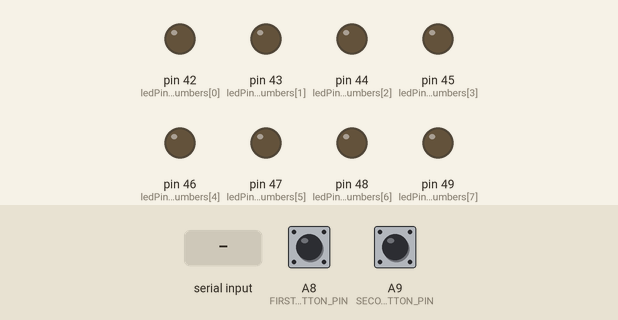
Simulated run of this sketch. Board: Arduino Mega 2560, built with avr-gcc and run on an emulated ATmega2560. Shown: output pins drawn as LEDs (lit = HIGH). The test bench sets the inputs (shaded band); at power-on: A8 (FIRST_BUTTON_PIN) HIGH, A9 (SECOND_BUTTON_PIN) HIGH.

Above: at 1.2 s.
1.3 s: byte 161 (0xA1) received over Serial
At 1.8 s:
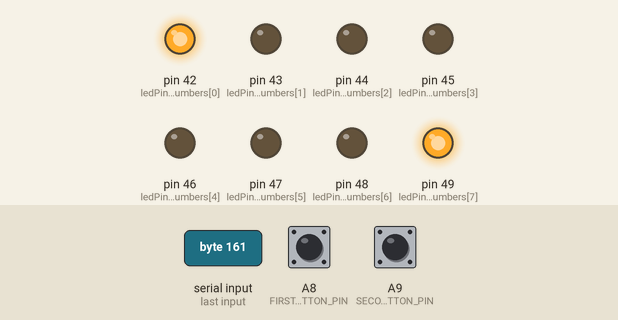
At 2.3 s:
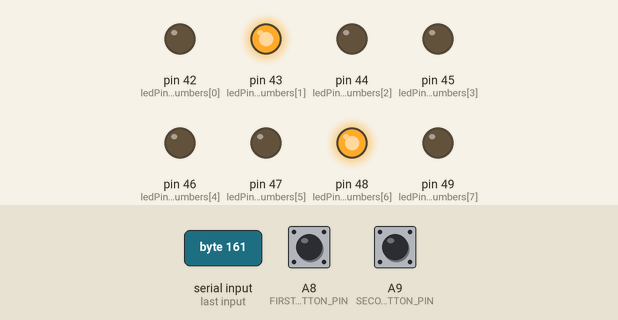
4.3 s: byte 177 (0xB1) received over Serial
At 4.8 s:
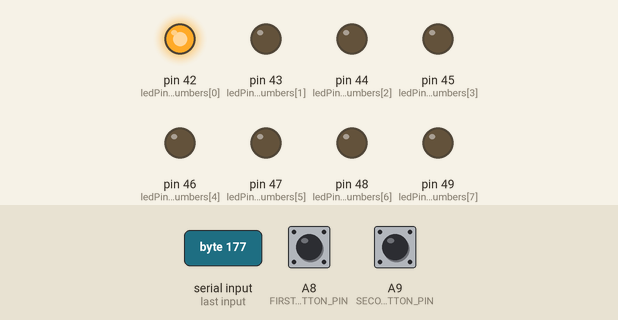
Timing chart, 0 to 11.4 s (numbered marks = the images above; inputs shaded):
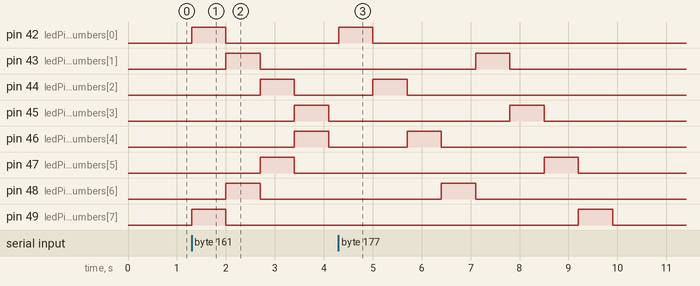

The sketch:

sketch_mar01a.ino
```cpp
#define DELAY (700)
#define FIRST_BUTTON_PIN (A8)
#define SECOND_BUTTON_PIN (A9)
#define LED_PINS_SIZE (8)

// Led configuration.
const int ledPinsNumbers[] = {42, 43, 44, 45, 46, 47, 48, 49};

void setup()
{
  // Pins configuration.
  for (auto& pinNumber : ledPinsNumbers)
  {
    pinMode(pinNumber, OUTPUT);
  }

  // Buttons configuration.
  pinMode(FIRST_BUTTON_PIN, INPUT_PULLUP);
  pinMode(SECOND_BUTTON_PIN, INPUT_PULLUP);

  // Virtual device configuration.
  Serial.begin(9600);
}

void loop()
{
  // Buttons handling.
  if (Serial.available())
  {
    int serialInput = Serial.read();

    if (serialInput == 0xA1)
    {
      for (int i = 0; i < LED_PINS_SIZE / 2; i++)
      {
        digitalWrite(ledPinsNumbers[i], HIGH);
        digitalWrite(ledPinsNumbers[LED_PINS_SIZE - i - 1], HIGH);
        delay(DELAY);
        digitalWrite(ledPinsNumbers[i], LOW);
        digitalWrite(ledPinsNumbers[LED_PINS_SIZE - i - 1], LOW);
      }
    }
    else if (serialInput == 0xB1)
    {
      for (int i = 0; i < LED_PINS_SIZE; i += 2)
      {
        digitalWrite(ledPinsNumbers[i], HIGH);
        delay(DELAY);
        digitalWrite(ledPinsNumbers[i], LOW);
      }
      for (int i = 1; i < LED_PINS_SIZE; i += 2)
      {
        digitalWrite(ledPinsNumbers[i], HIGH);
        delay(DELAY);
        digitalWrite(ledPinsNumbers[i], LOW);
      }
    }

  }

  if (digitalRead(FIRST_BUTTON_PIN) == LOW)
  {
    Serial.write(0xA1);
  }

  if(digitalRead(SECOND_BUTTON_PIN) == LOW)
  {
    Serial.write(0xB1);
  }
}
```

Measured:
- after the input at 1.3 s, pin 42 (ledPinsNumbers[0]): LOW → HIGH at once, → LOW 0.70 s later; pin 43 (ledPinsNumbers[1]): LOW → HIGH after 0.70 s, → LOW 0.70 s later
- after the input at 4.3 s, pin 42 (ledPinsNumbers[0]): LOW → HIGH at once, → LOW 0.70 s later; pin 43 (ledPinsNumbers[1]): LOW → HIGH after 2.8 s, → LOW 0.70 s later
